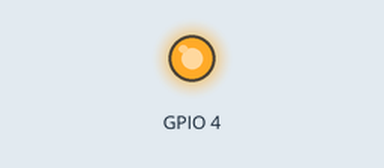
Simulated run of this program. Board: ESP32 board running MicroPython. Shown: output pins drawn as LEDs (lit = HIGH). Pins used as bus, display or sensor lines are not drawn; what the program prints to the serial console is not drawn. At 4.0 s the program stops and its outputs stay as they are.

Above: at 0.1 s.
Timing chart, 0 to 1.6 s (numbered marks = the images above):
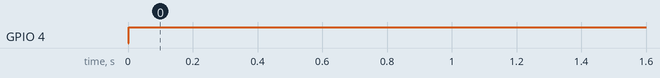

The program:

motor.py
```python
import time

from machine import Pin


class StepperDirection:
    """Stepper Motor Direction Enum"""

    UP = 0
    DOWN = 1


class StepperMotor:
    """UM242 Stepper Motor Driver"""

    def __init__(self, pul_pin_id, dir_pin_id, steps_per_rev=200):
        """Initialize the stepper motor with given pin IDs and steps per revolution."""
        self.pul_pin = Pin(pul_pin_id, Pin.OUT)
        self.dir_pin = Pin(dir_pin_id, Pin.OUT)
        self.steps_per_rev = steps_per_rev
        self.current_position = 0

        self.MAX_STEPS = 4000

        self.pul_pin.value(0)
        self.dir_pin.value(0)

        print(f'Initializing StepperMotor with PUL pin {pul_pin_id} and DIR pin {dir_pin_id}')

    def step(self, steps, delay_us=500, direction=None):
        """Move the motor by a specific number of steps."""
        if direction is not None:
            self.dir_pin.value(direction)
            time.sleep_us(20)

        actual_direction = self.dir_pin.value()

        print(f'Moving {"UP" if actual_direction == StepperDirection.UP else "DOWN"} by {steps} steps')

        for _ in range(steps):
            self.pul_pin.value(1)
            time.sleep_us(10)
            self.pul_pin.value(0)
            time.sleep_us(int(delay_us))

        self.current_position += steps if actual_direction == StepperDirection.UP else -steps

    def move_angle(self, angle, delay_us=500, direction=None):
        """Move the motor by a specific angle."""
        steps = int(angle / 360 * self.steps_per_rev)
        self.step(steps, delay_us, direction)

    def move_to_angle(self, target_angle, delay_us=500):
        """Move to the specific angle."""
        current_angle = (self.current_position % self.steps_per_rev) * 360 / self.steps_per_rev
        angle_diff = (target_angle - current_angle + 180) % 360 - 180
        self.move_angle(angle_diff, delay_us, direction=1 if angle_diff >= 0 else 0)

    def set_rpm(self, rpm):
        """Set motor speed in RPM and return pulse interval in microseconds."""
        assert rpm > 0, 'RPM must be positive!'

        print(f'Setting motor speed to {rpm} RPM')

        interval = max(60 * 1000000 / (self.steps_per_rev * rpm), 20)
        print(f'Pulse interval set to {interval} us')
        return interval

    def get_position(self):
        """Get the current position in steps."""
        return self.current_position

    def reset_position(self):
        """Reset the current position to zero."""
        self.current_position = 0

    def get_max_steps(self):
        """Get the maximum steps per revolution."""
        return self.MAX_STEPS


class MixingMotor:
    """Mixing Motor"""

    def __init__(self, pin_id):
        """Mixing Motor using a digital output pin."""
        self.pin = Pin(pin_id, Pin.OUT)

        self.pin.value(0)

        print(f'Initializing MixingMotor on pin {pin_id}')

    def on(self):
        """Turn the mixing motor on."""
        self.pin.value(1)

    def off(self):
        """Turn the mixing motor off."""
        self.pin.value(0)

    def trigger(self):
        """Trigger the mixing motor."""
        self.pin.value(1 - self.pin.value())

    def status(self):
        """Get the current status of the mixing motor."""
        return self.pin.value()


if __name__ == '__main__':
    # Example usage of StepperMotor
    stepper_motor = StepperMotor(2, 4)

    # delay_up = stepper_motor.set_rpm(100)
    # stepper_motor.step(2000, delay_up, StepperDirection.UP)
    # time.sleep(1)

    # delay_down = stepper_motor.set_rpm(8)
    # stepper_motor.step(8, delay_down, StepperDirection.DOWN)
    # time.sleep(1)

    delay_down = stepper_motor.set_rpm(10)
    stepper_motor.step(100, delay_down, StepperDirection.DOWN)
    time.sleep(1)

    # # Example usage of MixingMotor
    # mixing_motor = MixingMotor(32)
    # mixing_motor.on()
    # time.sleep(5)
    # mixing_motor.trigger()
```

Measured:
- by itself, GPIO 4: LOW → HIGH at 0.00 s
